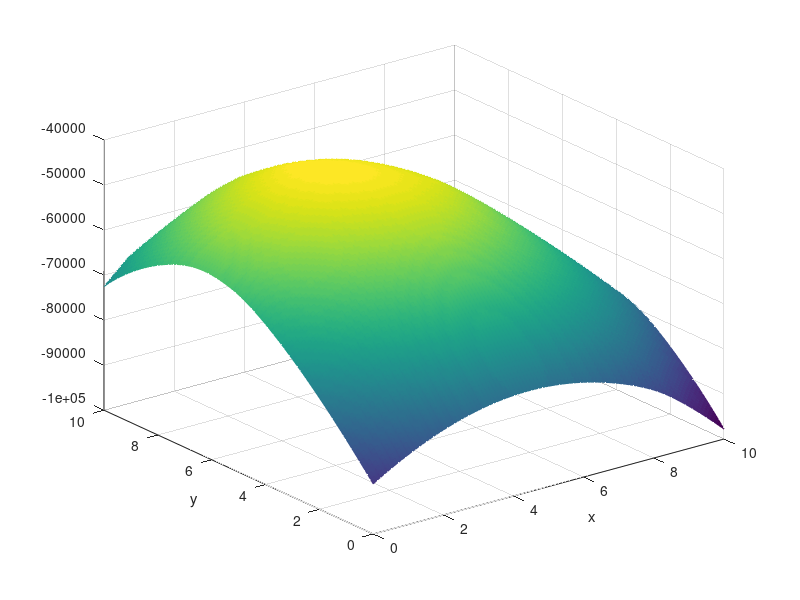

MATLAB code for this plot:
x = [0 8.20 0.50 5.70 0.77 2.87 4.43 2.58 0.72 9.76 3.19 5.55];
y = [0 0.50 4.90 5.00 6.49 8.76 3.26 9.32 9.96 3.16 7.20 7.88];
r = [600 1000 800 1400 1200 700 600 800 1000 1200 1000 1100];

f = @(p) sum(r .* sqrt((x-p(1)).^2 + (y-p(2)).^2));

[x, fval] = fminunc(f, [3 1]);

x = 0:0.1:10;
y = 0:0.1:10;
[X, Y] = meshgrid(x, y);
Z = zeros(length(y), length(x));
for i = 1:length(x)
    for j = 1:length(y)
        Z(j, i) = -f([x(i), y(j)]);
    end
end

% colormap(viridis())
% mesh(X, Y, Z);
mesh(X, Y, Z, 'FaceColor', 'interp');
xlabel('x')
ylabel('y')
